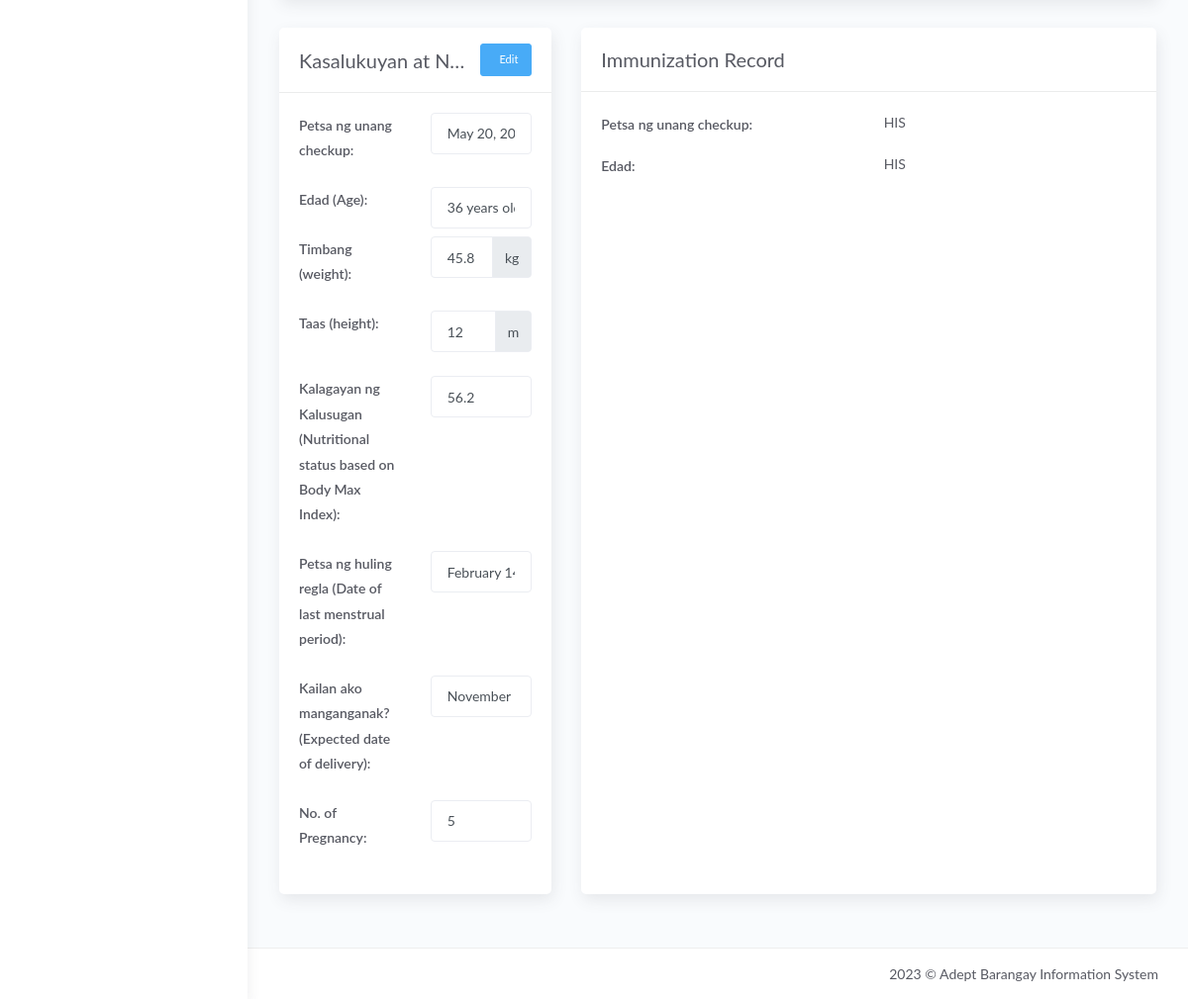
/pregnant_women_profile_view.php?id=11 (signed in, lower part), run on an earlier commit of the app's database.
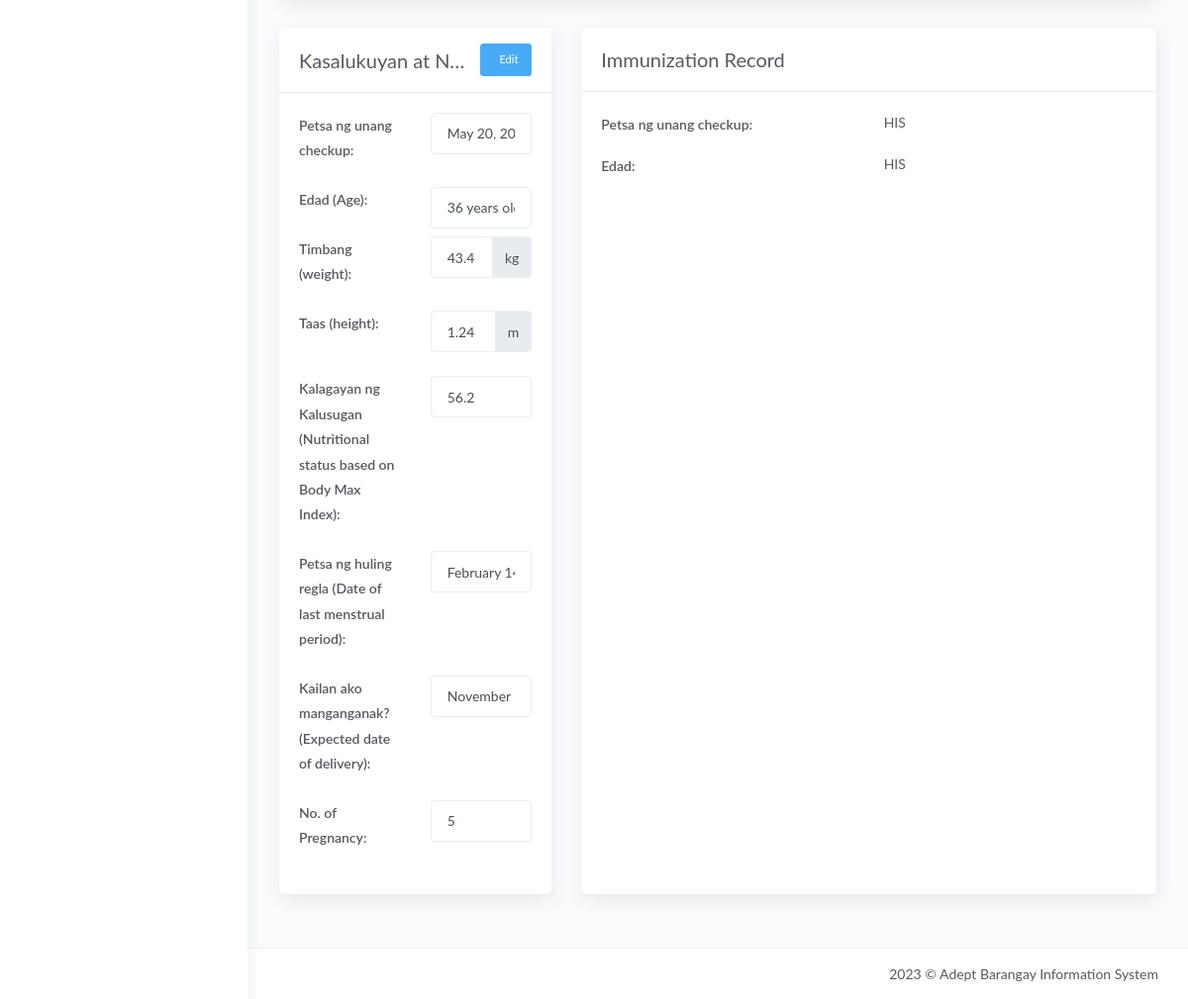
And on a later commit of the database.
### tables this page shows
CREATE TABLE `tbl_p_history_and_current_pregnancy_condition` (
  `id_mother_h_c_pregnancy_condition` int(11) NOT NULL,
  `id_resident` int(11) NOT NULL,
  `first_check_up_date` date NOT NULL,
  `p_weight` decimal(10,2) NOT NULL,
  `p_height` decimal(10,2) NOT NULL,
  `health_condition` decimal(10,2) NOT NULL COMMENT 'Body Mass Index',
  `last_mens_period_date` date NOT NULL,
  `expected_date_delivery` date NOT NULL,
  `delivered_status` int(2) NOT NULL DEFAULT 0 COMMENT '0-active; 1-archived'
);

CREATE TABLE `tbl_p_fam_members` (
  `id_family` int(11) NOT NULL,
  `id_resident` int(11) NOT NULL,
  `family_role` varchar(10) NOT NULL,
  `family_blood_type` varchar(5) NOT NULL,
  `family_num` varchar(255) NOT NULL,
  `fam_members_created_at` timestamp NOT NULL DEFAULT current_timestamp(),
  `fam_members_updated_at` timestamp NOT NULL DEFAULT current_timestamp() ON UPDATE current_timestamp()
);

CREATE TABLE `tblresident2` (
  `id_resident` int(11) NOT NULL,
  `national_id` varchar(100) NOT NULL,
  `region` varchar(10) NOT NULL,
  `city` varchar(100) NOT NULL,
  `province` varchar(100) NOT NULL,
  `barangay` varchar(100) NOT NULL,
  `citizenship` varchar(100) NOT NULL,
  `picture` text NOT NULL,
  `firstname` varchar(100) NOT NULL,
  `middlename` varchar(100) NOT NULL,
  `lastname` varchar(100) NOT NULL,
  `ext` varchar(10) NOT NULL,
  `alias` varchar(20) NOT NULL,
  `birthplace` varchar(100) NOT NULL,
  `birthdate` date NOT NULL,
  `sex` varchar(20) NOT NULL,
  `civilstatus` varchar(20) NOT NULL,
  `residence_type` varchar(25) NOT NULL COMMENT 'new; co-occupant; tenant',
  `id_household` int(80) NOT NULL,
  `family_head` varchar(10) NOT NULL,
  `date_of_residence` date NOT NULL,
  `vstatus` varchar(10) NOT NULL,
  `identified_as` varchar(20) NOT NULL,
  `phone` varchar(100) NOT NULL,
  `email` varchar(100) NOT NULL,
  `occupation` varchar(100) NOT NULL,
  `resident_type` int(20) NOT NULL DEFAULT 1 COMMENT '1 = Alive; 0 = Deceased',
  `id_org` varchar(100) NOT NULL,
  `pwd` varchar(5) NOT NULL,
  `indigent` varchar(5) NOT NULL,
  `remarks` text NOT NULL,
  `res_updated_at` timestamp NOT NULL DEFAULT current_timestamp() ON UPDATE current_timestamp(),
  `id_user` int(11) NOT NULL
);

### pregnant_women_profile_view.php (the view, shortened to what this page needs)
<?php include 'server/server.php' ?>
<?php
$id = $_GET['id'];
$query2 = "SELECT * FROM tbl_p_fam_members JOIN tblresident2 ON tblresident2.id_resident=tbl_p_fam_members.id_resident WHERE tbl_p_fam_members.id_resident='$id' AND tbl_p_fam_members.family_role='mother'";
$result2 = $conn->query($query2);
$mother_profile = $result2->fetch_assoc();
$family_number = $mother_profile['family_num'];
$query4 = "SELECT * FROM tbl_p_fam_members JOIN tblresident2 ON tblresident2.id_resident=tbl_p_fam_members.id_resident WHERE family_num='$family_number' AND family_role='children'";
$result_query4 = $conn->query($query4);
$count_child = $result_query4->num_rows;
$queryhcpc = "SELECT * FROM tbl_p_history_and_current_pregnancy_condition WHERE `id_resident` = '$id'";
$resulthcpc = $conn->query($queryhcpc)->num_rows;
$gethcpc = $conn->query($queryhcpc)->fetch_assoc();
?>
<!DOCTYPE html>
<html lang="en">
<head>
    <?php include 'templates/header.php' ?>
    <link rel="stylesheet" href="assets/js/plugin/dataTables.dateTime.min.css">
    <link rel="stylesheet" href="assets/js/plugin/datatables/Buttons-1.6.1/css/buttons.dataTables.min.css">
    <link rel="stylesheet" href="assets/css/select2.min.css" />
    <link rel="stylesheet" href="https://cdn.jsdelivr.net/npm/@ttskch/select2-bootstrap4-theme@x.x.x/dist/select2-bootstrap4.min.css">
</head>
<body>
    <div class="wrapper">
        <?php include 'templates/sidebar.php' ?>
        <div class="main-panel">
            <div class="content">
                <div class="page-inner">
                    <div class="row mt--2">
                        <div class="col-md-12">
                            <div class="row">
                                <div class="col-md-4">
                                    <div class="card full-height">
                                        <div class="card-header">
                                            <div class="card-head-row">
                                                <div class="card-title d-inline-block text-truncate"><span title="Kalagayan ng Kalusugan (Nutritional status based on Body Mass Index)">Kasalukuyan at Nakaraang Kondisyon Habang Nagbubuntis</span></div>
                                                <?php if (isset($_SESSION['username'])) : ?>
                                                    <div class="card-tools">
                                                        <?php if ($resulthcpc == 1) : ?>
                                                            <a href="#edithcpc<?= $gethcpc['id_mother_h_c_pregnancy_condition'] ?>" id="activate-fields" data-toggle="modal" class="btn btn-info btn-sm">
                                                                <i class="fa fa-edit"></i>&nbsp
                                                                Edit
                                                            </a>
                                                        <?php endif ?>
                                                    </div>
                                                <?php endif ?>
                                            </div>
                                        </div>
                                        <div class="card-body">
                                            <?php if ($resulthcpc == 1) : ?>
                                                <div class="row mb-2">
                                                    <div class="col-sm">
                                                        <p class="fw-bold">Petsa ng unang checkup:</p>
                                                    </div>
                                                    <div class="col-sm">
                                                        <input type="text" class="form-control" value="<?= date("F j, Y", strtotime($gethcpc['first_check_up_date'])) ?>">
                                                    </div>
                                                </div>
                                                <div class="row mb-2">
                                                    <div class="col-sm">
                                                        <p class="fw-bold">Edad (Age):</p>
                                                    </div>
                                                    <div class="col-sm">
                                                        <?php
                                                        $bdate = $mother_profile['birthdate'];
                                                        $dob = new DateTime($bdate);
                                                        $now = new DateTime();
                                                        $diff = $now->diff($dob);
                                                        ?>
                                                        <input type="text" class="form-control" value="<?= $diff->y . ' ' . 'years old' ?>">
                                                    </div>
                                                </div>
                                                <div class="row mb-2">
                                                    <div class="col-sm">
                                                        <p class="fw-bold">Timbang (weight):</p>
                                                    </div>
                                                    <div class="col-sm">
                                                        <div class="input-group mb-3">
                                                            <input type="text" class="form-control" name="p_height" value="<?= rtrim($gethcpc['p_weight'], ".0") ?>">
                                                            <div class="input-group-append">
                                                                <span class="input-group-text" id="basic-addon3">kg</span>
                                                            </div>
                                                        </div>
                                                    </div>
                                                </div>
                                                <div class="row mb-2">
                                                    <div class="col-sm">
                                                        <p class="fw-bold">Taas (height):</p>
                                                    </div>
                                                    <div class="col-sm">
                                                        <div class="input-group mb-3">
                                                            <input type="text" class="form-control" name="p_height" value="<?= $gethcpc['p_height'] * 0.01 ?>">
                                                            <div class="input-group-append">
                                                                <span class="input-group-text" id="basic-addon3">m</span>
                                                            </div>
                                                        </div>
                                                    </div>
                                                </div>
                                                <div class="row mb-2">
                                                    <div class="col-sm">
                                                        <p class="fw-bold">Kalagayan ng Kalusugan (Nutritional status based on Body Max Index):</p>
                                                    </div>
                                                    <div class="col-sm">
                                                        <input type="text" class="form-control" value="<?= rtrim($gethcpc['health_condition'], ".0") ?>">
                                                    </div>
                                                </div>
                                                <div class="row mb-2">
                                                    <div class="col-sm">
                                                        <p class="fw-bold">Petsa ng huling regla (Date of last menstrual period):</p>
                                                    </div>
                                                    <div class="col-sm">
                                                        <input type="text" class="form-control" value="<?= date("F j, Y", strtotime($gethcpc['last_mens_period_date'])) ?>">
                                                    </div>
                                                </div>
                                                <div class="row mb-2">
                                                    <div class="col-sm">
                                                        <p class="fw-bold">Kailan ako manganganak? (Expected date of delivery):</p>
                                                    </div>
                                                    <div class="col-sm">
                                                        <input type="text" class="form-control" value="<?= date("F j, Y", strtotime($gethcpc['expected_date_delivery'])) ?>">
                                                    </div>
                                                </div>
                                                <div class="row mb-2">
                                                    <div class="col-sm">
                                                        <p class="fw-bold">No. of Pregnancy:</p>
                                                    </div>
                                                    <div class="col-sm">
                                                        <input type="text" class="form-control" value="<?= $count_child + 1 ?>">
                                                    </div>
                                                </div>
                                            <?php else : ?>
                                                <div class="text-center">
                                                    <p>No record to show</p>
                                                </div>
                                            <?php endif ?>
                                        </div>
                                    </div>
                                </div>
                                <div class="col-md-8">
                                    <div class="card full-height">
                                        <div class="card-header">
                                            <div class="card-head-row">
                                                <div class="card-title">Immunization Record</div>
                                            </div>
                                        </div>
                                        <div class="card-body">
                                            <div class="row">
                                                <div class="col-sm">
                                                    <p class="fw-bold">Petsa ng unang checkup:</p>
                                                </div>
                                                <div class="col">
                                                    HIS
                                                </div>
                                            </div>
                                            <div class="row">
                                                <div class="col-sm">
                                                    <p class="fw-bold">Edad:</p>
                                                </div>
                                                <div class="col">
                                                    HIS
                                                </div>
                                            </div>
                                        </div>
                                    </div>
                                </div>
                            </div>
                        </div>
                    </div>
                </div>
            </div>
            <?php include 'templates/main-footer.php' ?>
        </div>
    </div>
    <?php include 'templates/footer.php' ?>
</body>
</html>

### templates/header.php (shortened to what this page needs)
<link rel="stylesheet" href="assets/css/bootstrap.min.css">
<link rel="stylesheet" href="assets/css/atlantis.css">
<link rel="stylesheet" href="assets/css/custom.css">

### templates/sidebar.php (shortened to what this page needs)
<div class="sidebar sidebar-style-2">
    <div class="sidebar-wrapper scrollbar scrollbar-inner">
    </div>
</div>

### templates/main-footer.php (shortened to what this page needs)
<footer class="footer">
    <div class="container-fluid">
        <div class="copyright ml-auto">
            2023 &copy Adept Barangay Information System
        </div>
    </div>
</footer>

### templates/footer.php (shortened to what this page needs)
<link rel="stylesheet" href="https://ajax.googleapis.com/ajax/libs/jqueryui/1.13.2/themes/smoothness/jquery-ui.css">

What changed in the data, as far as the page shows it:
changed tbl_p_history_and_current_pregnancy_condition: p_height "45.8" → "43.4"; p_height "12" → "1.24"
